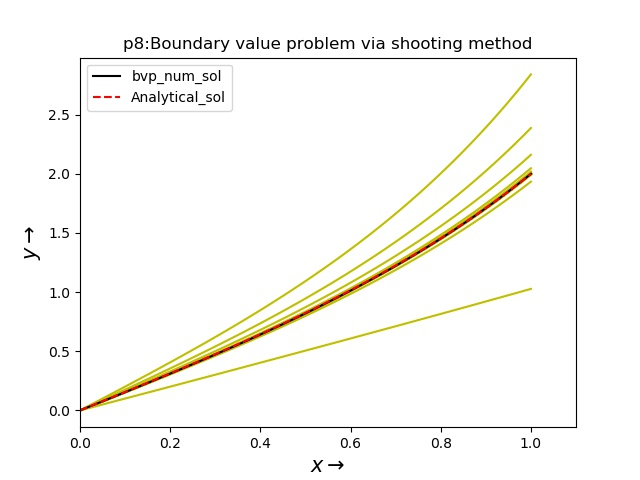

Python code for this plot:
#Problem8: Solving boundary value problem; we apply shooting method to do so.

import numpy as np
import matplotlib.pyplot as plt

def Ivp(p_0):      #Solves initial value problem given an initial value for dy/dx
	
	x,y,h=0,0,0.01
	p=p_0
	yl=[]
	while(x<=1+h):
		yl.append(y)
		y+=p*h
		p+=4*(y-x)*h
		x+=h
	return yl

xl=np.arange(0,1.01,0.01)
yan=(np.exp(2*xl)-np.exp(-2*xl))/(np.exp(4)-1)*np.exp(2)+xl			#Analytical Solution
N=len(xl)
z=0
while(1):
	p1=float(input("Enter 1st initial guess of dy/dx:"))
	p2=float(input("Enter 2nd initial guess of dy/dx:"))
	y1l=Ivp(p1)
	y2l=Ivp(p2)

	plt.plot(xl,y1l,'y')
	plt.plot(xl,y2l,'y')

	y1f=y1l[N-1]								#value of y at x=2
	y2f=y2l[N-1]
	if(y1f==2):
		z=1
		print("{} is correct initial guess".format(p1))			#If solution of initial value problem produces
		plt.plot(xl,y1l,'k',label="bvp_solution")			#correct boundary condition, that is our desired solution.
		break
	elif(y2f==2):
		z=2
		print("{} is true initial guess".format(p2))
		plt.plot(xl,y2l,'k',label="bvp_solution")
		break
	elif((y1f-2)*(y2f-2)<0):
		z=3
		print("True initial guess lies in between {} and {}".format(p1,p2))
		break

if(z==3): 
	y1=(y1f-2)
	y2=(y2f-2)
	for i in range(0,50): #solution by bisection
		p=(p1+p2)/2
		yl=Ivp(p)
		yf=yl[N-1]-2
		if(yf==0):
			print("True initial guess for dy/dx is {}".format(p))
			z=4
			break
		elif(abs(yf)<0.000000001):
			print("True initial guess for dy/dx is {}".format(p))
			z=4
			break
		elif(y1*yf<0):
			p2=p
			y2=yf
		elif(y2*yf<0):
			p1=p
			y1=yf
		plt.plot(xl,yl,'y')

err=abs((yan-yl)/yan)    # Stores relative error between numerical and analytical result. However,yan[0]=yl[0]=0. division by zero is encountered.
err[0]=0		#So err[0]=0, 	because of no absolute error at that point.

print("Relative Error\n{}".format(err))   # prints error array


#plotting
plt.title("p8:Boundary value problem via shooting method")
plt.xlim(0,1.1)
plt.xlabel(r'$x\rightarrow$',fontsize=15)
plt.ylabel(r'$y\rightarrow$',fontsize=15)
if(z==4):
	plt.plot(xl,yl,'k',label="bvp_num_sol")
plt.plot(xl,yan,'r',linestyle='dashed',label="Analytical_sol")
plt.legend()
plt.savefig("p8.jpg")
plt.show()
		




	
